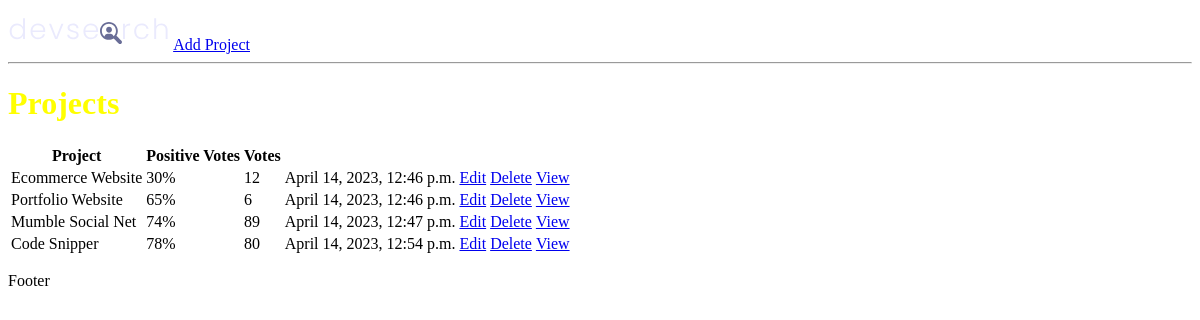
Before: / with the older database file.
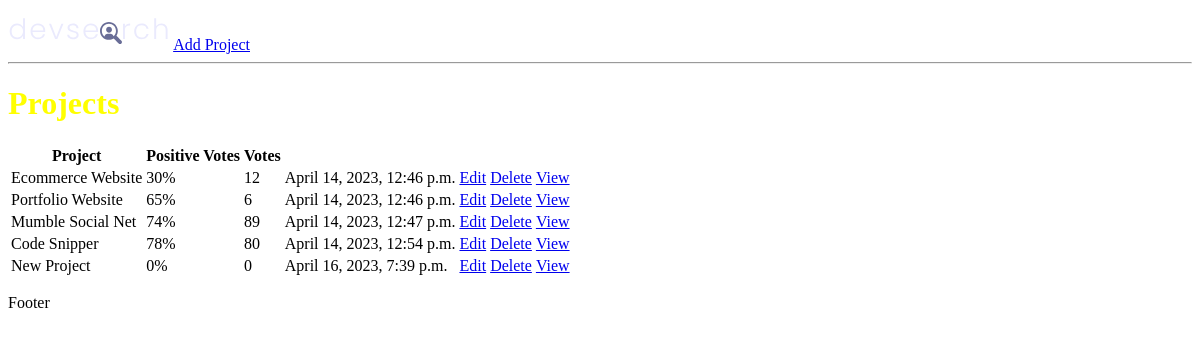
After: the same page with the newer database file.
### projects/models.py (models this page shows, shortened)
class Project(models.Model):
    title = models.CharField(max_length=200)
    description = models.TextField(null=True,blank=True)
    featured_image = models.ImageField(null=True,blank=True,default="default.jpg")
    demo_link = models.CharField(max_length=2000,null=True,blank=True)
    source_link = models.CharField(max_length=2000,null=True,blank=True)
    tags = models.ManyToManyField('Tag', blank=True)
    vote_Total = models.IntegerField(default=0, null=True, blank=True)
    vote_Ratio = models.IntegerField(default=0, null=True, blank=True)
    created = models.DateTimeField(auto_now_add=True)
    id = models.UUIDField(default=uuid.uuid4, unique=True,primary_key=True,editable=False )

### projects/views.py (the view)
# urls.py: path('', include('projects.urls'))
def projects(request):
    projects = Project.objects.all();
    context = {'projects': projects}
    return render(request,'projects/project.html', context)

### projects/templates/projects/project.html
{% extends 'main.html' %}
{% block content %}
<h1>Projects</h1>
<table>
    <tr>
        <th>Project</th>
        <th>Positive Votes</th>
        <th>Votes</th>
        <th></th>
        <th></th>
    </tr>
    {% for project in projects %}
    <tr>
        <td>{{project.title}}</td>
        <td>{{project.vote_Ratio}}%</td>
        <td>{{project.vote_Total}}</td>
        <td>{{project.created}}</td>
        <td><a href="{% url 'update-project' project.id %}"> Edit </a></td>
        <td><a href="{% url 'delete-project' project.id %}"> Delete </a></td>
        <td><a href="{% url 'project' project.id %}"> View </a></td>
    </tr>
    {% endfor %}
</table>
{% endblock content %}

### templates/main.html (shortened to what this page needs)
<!DOCTYPE html>
{%load static%}
<html>
<head>
    <link rel='stylesheet' type='text/css' media='screen' href='{% static "styles/main.css"%}'>
</head>
<body>
    {% include 'navbar.html' %}
    {% block content %}
    {% endblock content %}
    <p>Footer</p>
</body>
</html>

### templates/navbar.html
{%load static%}
<img src="{% static 'images/logo.svg'%}">
<a href="{% url 'create-project' %}">Add Project</a>
<hr>

### static/styles/main.css (style rules this page uses)
h1 { color: yellow; }

Changed rows visible on the page:
added Project: title "New Project", vote_Ratio "0", vote_Total "0", created "April 16, 2023, 7:39 p.m."
